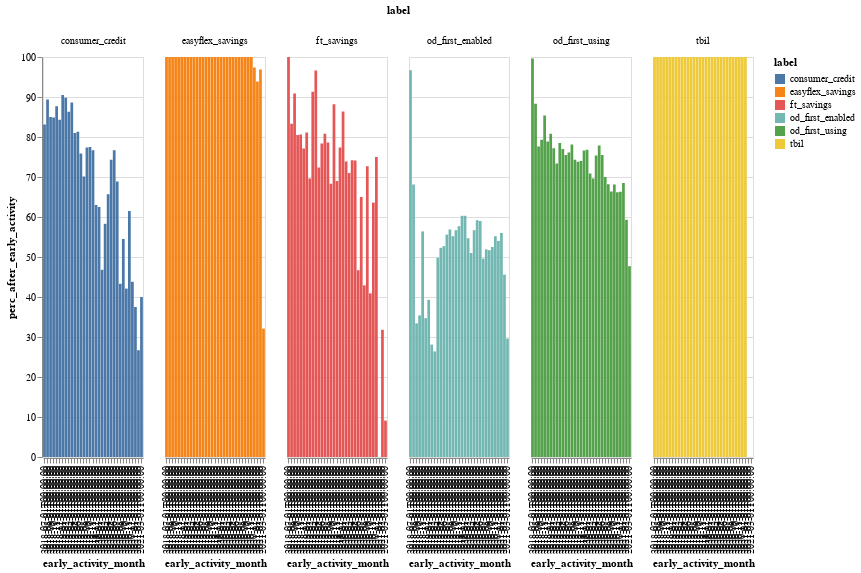

Notebook code for this chart:
### Code cell
af.column_multi(
    monhtly_adoption_split_df,
    "label:N",
    "early_activity_month:O",
    "perc_after_early_activity:Q",
    "label:N",
    100,
    400,
    "x",
)

### Figure 1 — Vega-Lite specification as saved in the notebook (floating-point values rounded to 4 significant figures; data arrays with more than 128 entries replaced by an {"elided": "..."} marker saying what was removed)
{"config": {"view": {"continuousWidth": 400, "continuousHeight": 300}}, "data": {"name": "data-53a80627552871d289131eb7e0da187a"}, "mark": "bar", "encoding": {"color": {"type": "nominal", "field": "label"}, "column": {"type": "nominal", "field": "label"}, "tooltip": {"type": "quantitative", "field": "perc_after_early_activity"}, "x": {"type": "ordinal", "field": "early_activity_month", "sort": "x"}, "y": {"type": "quantitative", "field": "perc_after_early_activity"}}, "height": 400, "width": 100, "$schema": "https://vega.github.io/schema/vega-lite/v4.8.1.json", "datasets": {"data-53a80627552871d289131eb7e0da187a": {"elided": "195 records"}}}
